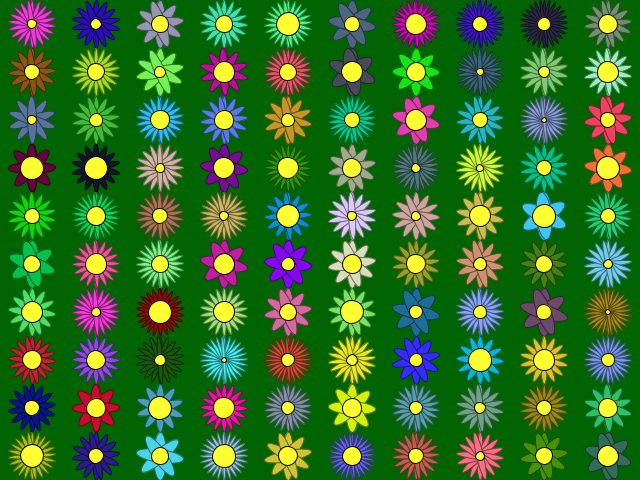
Frame 1 (no input)
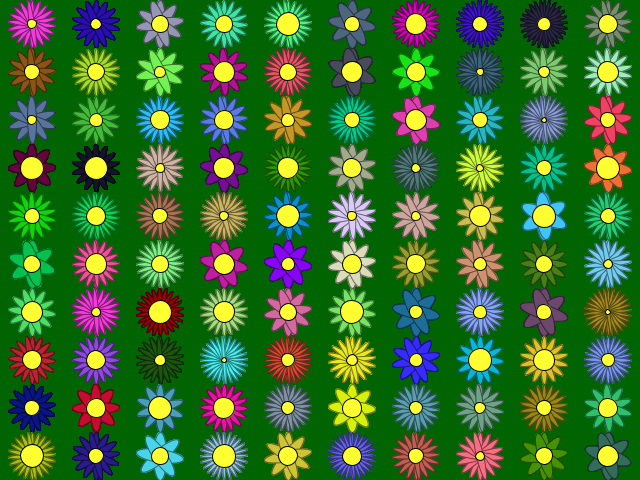
Frame 60 (the mouse pressed at the canvas centre just before this capture)
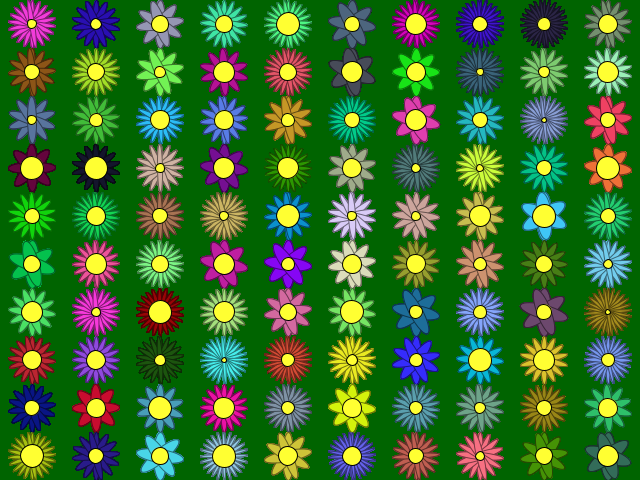
Frame 120 (the mouse held since frame 60 and released just before this capture)

The Processing sketch that drew these frames (run headless with seeded random() and noise(); from frame 60 on, the mouse is pressed at the canvas centre):

// Processing sketch: processing_88655
// ── processing_88655.pde

public flower[][] flowerArray = new flower[10][10];

void setup()
{
  size(640,480);
  background(0,100,0);
  for(int i = 0; i <10; i++)
    {
       for(int j = 0; j <10; j++)
         {
           flowerArray[i][j] = new flower();
           flowerArray[i][j].locX = i;
           flowerArray[i][j].locY = j;
           flowerArray[i][j].createFlower();
           
         }
    }
}

class flower
{
  int locX;
  int locY;
  float centerSizeX;
  float centerSizeY;
  float numberOfPetals;
  float colorOfPetalsR;
  float colorOfPetalsG;
  float colorOfPetalsB;
   
  void createFlower()
  {
  
   
   numberOfPetals = random(3,13);
   
   centerSizeX = random(48/numberOfPetals,24);
   centerSizeY = centerSizeX;
   
   colorOfPetalsR = random(255);
   colorOfPetalsG = random(255);
   colorOfPetalsB = random(255);
  }
  
  
  void drawCenter()
  {
     stroke(0);
     fill(255,255,50);
     ellipse(locX * 64 + 32, locY * 48 + 24, centerSizeX,centerSizeY);
  }
  void drawPetals()
  {
    stroke(colorOfPetalsR/2,colorOfPetalsG/2,colorOfPetalsB/2);
    int aPetal = 0;
    fill(colorOfPetalsR,colorOfPetalsG,colorOfPetalsB);
    for(int i = 0; i < numberOfPetals; i++)
    {
      pushMatrix();
      translate(locX * 64 + 32,locY * 48 + 24);
      rotate((PI/numberOfPetals) * aPetal);
      ellipse(0,0,48/numberOfPetals, 48);
      popMatrix();
      aPetal++;
    }
  }
}

void draw()
{
  
  for(int i = 0; i < 10; i++)
  {
    for(int j = 0; j <10; j++)
    {
       flowerArray[i][j].drawPetals();
       flowerArray[i][j].drawCenter();
      
    }
  }
}
